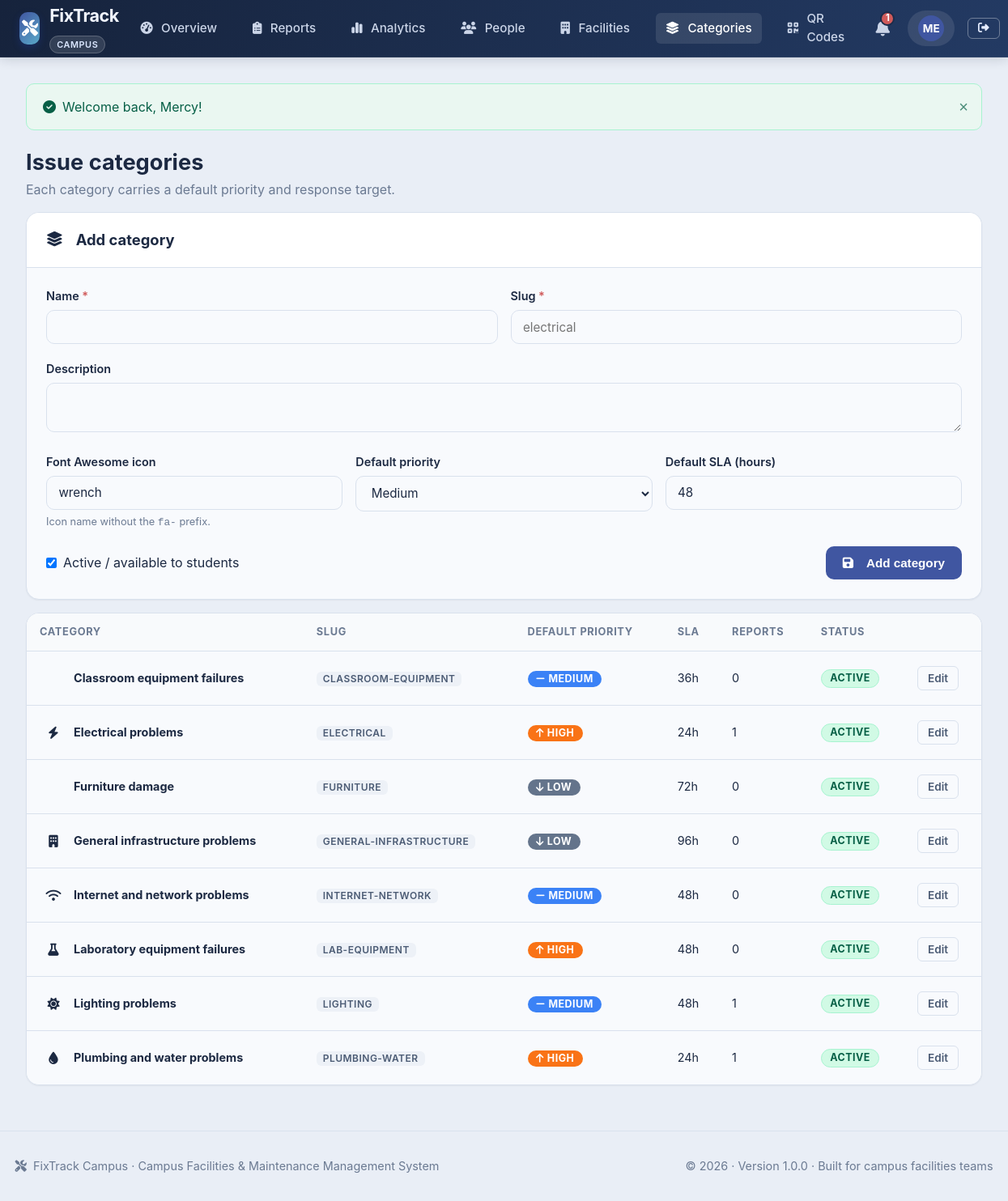
Screenshot of /admin/categories.php (signed in) with the database file from the repository.
### tables this page shows
CREATE TABLE categories (
    id INT AUTO_INCREMENT PRIMARY KEY,
    name VARCHAR(100) NOT NULL,
    slug VARCHAR(100) NOT NULL UNIQUE,
    description TEXT NULL,
    icon VARCHAR(50) NOT NULL DEFAULT 'wrench',
    default_priority ENUM('low', 'medium', 'high', 'critical') DEFAULT 'medium',
    default_sla_hours INT DEFAULT 48,
    is_active TINYINT(1) DEFAULT 1,
    created_at DATETIME NOT NULL DEFAULT CURRENT_TIMESTAMP
);

### admin/categories.php (the view, shortened to what this page needs)
<?php
require_once __DIR__ . '/../includes/functions.php';
$pdo = get_db();
$categories = $pdo->query("SELECT c.*, (SELECT COUNT(*) FROM reports r WHERE r.category_id = c.id) AS report_count FROM categories c ORDER BY c.name")->fetchAll();
$edit = null;
$form = [
    'id' => $edit['id'] ?? 0,
    'name' => $edit['name'] ?? '',
    'slug' => $edit['slug'] ?? '',
    'description' => $edit['description'] ?? '',
    'icon' => $edit['icon'] ?? 'wrench',
    'default_priority' => $edit['default_priority'] ?? 'medium',
    'default_sla_hours' => $edit['default_sla_hours'] ?? 48,
    'is_active' => $edit ? (int)$edit['is_active'] : 1,
];
include __DIR__ . '/../includes/header.php';
?>
<div class="mb-4"><h1 style="font-size:1.7rem">Issue categories</h1><p class="text-muted">Each category carries a default priority and response target.</p></div>
<div class="card mb-4">
    <div class="card-header d-flex justify-between align-center"><h2 class="card-title"><i class="fas fa-<?= $edit ? 'pen' : 'layer-group' ?> mr-2"></i><?= $edit ? 'Edit category' : 'Add category' ?></h2>
        <?php if ($edit): ?><a class="btn btn-outline btn-sm" href="<?= e(url('admin/categories.php')) ?>">Cancel edit</a><?php endif; ?></div>
    <div class="card-body">
        <form method="post" action="<?= e(url('actions/category-save.php')) ?>" data-validate novalidate>
            <div class="form-row">
                <div class="form-group"><label class="form-label">Name <span class="required">*</span></label><input class="form-control" type="text" name="name" required data-min="2" data-max="100" data-label="Name" value="<?= e($form['name']) ?>"><div class="invalid-feedback"></div></div>
                <div class="form-group"><label class="form-label">Slug <span class="required">*</span></label><input class="form-control" type="text" name="slug" required pattern="[a-z0-9]+(-[a-z0-9]+)*" data-label="Slug" value="<?= e($form['slug']) ?>" placeholder="electrical"><div class="invalid-feedback"></div></div>
            </div>
            <div class="form-group"><label class="form-label">Description</label><textarea class="form-control" name="description" rows="2" maxlength="1000"><?= e($form['description']) ?></textarea></div>
            <div class="form-row">
                <div class="form-group"><label class="form-label">Font Awesome icon</label><input class="form-control" type="text" name="icon" pattern="[a-z0-9-]{1,50}" value="<?= e($form['icon']) ?>" placeholder="wrench"><div class="invalid-feedback"></div><div class="form-hint">Icon name without the <code>fa-</code> prefix.</div></div>
                <div class="form-group"><label class="form-label">Default priority</label><select class="form-control" name="default_priority"><?php foreach (PRIORITIES as $key => $p): ?><option value="<?= e($key) ?>" <?= $form['default_priority'] === $key ? 'selected' : '' ?>><?= e($p['label']) ?></option><?php endforeach; ?></select></div>
                <div class="form-group"><label class="form-label">Default SLA (hours)</label><input class="form-control" type="number" name="default_sla_hours" min="1" max="720" value="<?= (int)$form['default_sla_hours'] ?>"></div>
            </div>
            <div class="d-flex justify-between align-center" style="flex-wrap:wrap;gap:1rem">
                <label style="display:flex;align-items:center;gap:.5rem"><input type="checkbox" name="is_active" value="1" <?= $form['is_active'] ? 'checked' : '' ?>> Active / available to students</label>
                <button class="btn btn-primary" type="submit"><i class="fas fa-floppy-disk mr-2"></i><?= $edit ? 'Save changes' : 'Add category' ?></button>
            </div>
        </form>
    </div>
</div>
<div class="card"><div class="card-body p-0"><div class="table-responsive"><table class="table">
    <thead><tr><th>Category</th><th>Slug</th><th>Default priority</th><th>SLA</th><th>Reports</th><th>Status</th><th></th></tr></thead>
    <tbody>
    <?php foreach ($categories as $c): ?>
        <tr>
            <td><div class="d-flex align-center gap-2"><span class="stat-icon" style="width:34px;height:34px;font-size:.95rem"><i class="fas fa-<?= e($c['icon']) ?>"></i></span><strong><?= e($c['name']) ?></strong></div></td>
            <td><span class="badge badge-soft"><?= e($c['slug']) ?></span></td>
            <td><?= format_priority_badge($c['default_priority']) ?></td>
            <td class="small"><?= (int)$c['default_sla_hours'] ?>h</td>
            <td class="small"><?= (int)$c['report_count'] ?></td>
            <td><?= $c['is_active'] ? '<span class="badge badge-status-closed">Active</span>' : '<span class="badge badge-status-rejected">Inactive</span>' ?></td>
            <td><a class="btn btn-outline btn-sm" href="<?= e(url('admin/categories.php?edit=' . (int)$c['id'])) ?>">Edit</a></td>
        </tr>
    <?php endforeach; ?>
    </tbody>
</table></div></div></div>
<?php include __DIR__ . '/../includes/footer.php'; ?>

### includes/functions.php (shortened to what this page needs)
<?php
function url(string $path = ''): string {
    return rtrim(BASE_URL, '/') . '/' . ltrim($path, '/');
}
function e(?string $value): string {
    return htmlspecialchars((string)($value ?? ''), ENT_QUOTES, 'UTF-8');
}
function format_priority_badge(string $priority): string {
    $p = strtolower($priority);
    $colorClass = 'badge-secondary';
    $icon = 'flag';
    switch ($p) {
        case 'high':
            $colorClass = 'badge-priority-high';
            $icon = 'arrow-up';
            break;
        case 'medium':
            $colorClass = 'badge-priority-medium';
            $icon = 'minus';
            break;
        case 'low':
            $colorClass = 'badge-priority-low';
            $icon = 'arrow-down';
            break;
    }
    return '<span class="badge ' . $colorClass . '"><i class="fas fa-' . $icon . ' mr-1"></i> ' . ucfirst(e($priority)) . '</span>';
}
function get_flash(string $type): ?string {
    $key = 'flash_' . $type;
    if (isset($_SESSION[$key])) {
        $msg = $_SESSION[$key];
        return $msg;
    }
    return null;
}
function render_flash_messages(): string {
    $html = '';
    $types = ['success' => 'check-circle', 'error' => 'exclamation-circle', 'warning' => 'exclamation-triangle', 'info' => 'info-circle'];
    foreach ($types as $type => $icon) {
        $msg = get_flash($type);
        if ($msg) {
            $alertClass = ($type === 'error') ? 'alert-danger' : 'alert-' . $type;
            $html .= '<div class="alert ' . $alertClass . ' alert-dismissible fade show" role="alert">
                <i class="fas fa-' . $icon . ' mr-2"></i> ' . e($msg) . '
                <button type="button" class="close-btn" onclick="this.parentElement.remove()" aria-label="Close">&times;</button>
            </div>';
        }
    }
    return $html;
}

### assets/css/pages.css (style rules this page uses)
.small { font-size: .82rem; }
.badge-soft { display: inline-block; padding: .2rem .5rem; border-radius: var(--radius-sm); background: var(--secondary-light); color: var(--text-secondary); font-size: .75rem; font-weight: 600; }
.card, .stat-card, .feature-card, .qr-card, .description-box, .form-control, .table, .dropzone-box, .pagination a, .pagination span, .demo-credentials code { background: var(--bg-card); }

### rows the page displays
categories: default_priority "Medium", default_sla_hours "48", is_active "☑", name "Internet and network problems", slug "INTERNET-NETWORK", default_priority "MEDIUM", report_count "0", shows "ACTIVE"
categories: name "Classroom equipment failures", slug "CLASSROOM-EQUIPMENT", default_priority "MEDIUM", default_sla_hours "36", report_count "0", is_active "ACTIVE"
categories: name "Electrical problems", slug "ELECTRICAL", default_priority "HIGH", default_sla_hours "24", report_count "1", is_active "ACTIVE"
categories: name "Furniture damage", slug "FURNITURE", default_priority "LOW", default_sla_hours "72", report_count "0", is_active "ACTIVE"
categories: name "General infrastructure problems", slug "GENERAL-INFRASTRUCTURE", default_priority "LOW", default_sla_hours "96", report_count "0", is_active "ACTIVE"
categories: name "Laboratory equipment failures", slug "LAB-EQUIPMENT", default_priority "HIGH", default_sla_hours "48", report_count "0", is_active "ACTIVE"
categories: name "Lighting problems", slug "LIGHTING", default_priority "MEDIUM", default_sla_hours "48", report_count "1", is_active "ACTIVE"
categories: name "Plumbing and water problems", slug "PLUMBING-WATER", default_priority "HIGH", default_sla_hours "24", report_count "1", is_active "ACTIVE"

### other values shown
$link[0] "Overview"
$link[0] "Reports"
$link[0] "Analytics"
$link[0] "People"
$link[0] "Facilities"
$link[0] "Categories"
$link[0] "QR Codes"
$unread "1"
mb_substr($user['name'], 0, 2) "ME"
$msg "Welcome back, Mercy!"
APP_NAME "FixTrack Campus"
APP_TAGLINE "Campus Facilities & Maintenance Management System"
APP_VERSION "1.0.0"
